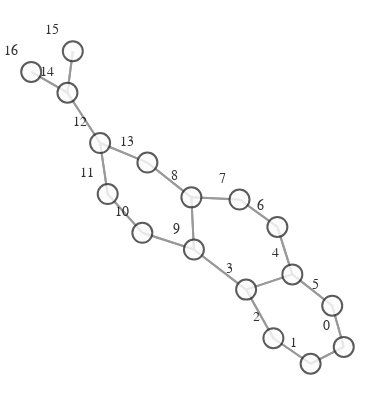

This figure's notebook cell:
### Code cell
def create_graph(graph):
    g = to_networkx(graph)
    pos = nx.spring_layout(g)
    vis = GraphVisualization(
        g, pos, node_text_position='top left', node_size=20,
    )
    fig = vis.create_figure()
    return fig

fig = create_graph(dataset[0])
fig.show()

### Figure 1 — Plotly figure (JSON) as saved in the notebook; plotly's stock layout.template omitted (floating-point values rounded to 4 significant figures)
{"data": [{"hoverinfo": "none", "line": {"color": "#808080", "width": 2}, "mode": "lines", "opacity": 0.8, "type": "scatter", "x": [0.8716, 0.6732, null, 0.8716, 0.8026, null, 0.6732, 0.8716, null, 0.6732, 0.4502, null, 0.4502, 0.6732, null, 0.4502, 0.2868, null, 0.2868, 0.4502, null, 0.2868, 0.5637, null, 0.2868, -0.02571, null, 0.5637, 0.2868, null, 0.5637, 0.8026, null, 0.5637, 0.474, null, 0.8026, 0.8716, null, 0.8026, 0.5637, null, 0.474, 0.5637, null, 0.474, 0.2472, null, 0.2472, 0.474, null, 0.2472, -0.04092, null, -0.04092, 0.2472, null, -0.04092, -0.02571, null, -0.04092, -0.3044, null, -0.02571, 0.2868, null, -0.02571, -0.04092, null, -0.02571, -0.3346, null, -0.3346, -0.02571, null, -0.3346, -0.5421, null, -0.5421, -0.3346, null, -0.5421, -0.5874, null, -0.5874, -0.5421, null, -0.5874, -0.3044, null, -0.5874, -0.7833, null, -0.3044, -0.04092, null, -0.3044, -0.5874, null, -0.7833, -0.5874, null, -0.7833, -0.751, null, -0.7833, -1, null, -0.751, -0.7833, null, -1, -0.7833, null], "y": [-0.7012, -0.7944, null, -0.7012, -0.4735, null, -0.7944, -0.7012, null, -0.7944, -0.6533, null, -0.6533, -0.7944, null, -0.6533, -0.3847, null, -0.3847, -0.6533, null, -0.3847, -0.3005, null, -0.3847, -0.1631, null, -0.3005, -0.3847, null, -0.3005, -0.4735, null, -0.3005, -0.03814, null, -0.4735, -0.7012, null, -0.4735, -0.3005, null, -0.03814, -0.3005, null, -0.03814, 0.1131, null, 0.1131, -0.03814, null, 0.1131, 0.1252, null, 0.1252, 0.1131, null, 0.1252, -0.1631, null, 0.1252, 0.3176, null, -0.1631, -0.3847, null, -0.1631, 0.1252, null, -0.1631, -0.07077, null, -0.07077, -0.1631, null, -0.07077, 0.1436, null, 0.1436, -0.07077, null, 0.1436, 0.4254, null, 0.4254, 0.1436, null, 0.4254, 0.3176, null, 0.4254, 0.7034, null, 0.3176, 0.1252, null, 0.3176, 0.4254, null, 0.7034, 0.4254, null, 0.7034, 0.9327, null, 0.7034, 0.8186, null, 0.9327, 0.7034, null, 0.8186, 0.7034, null]}, {"hoverinfo": "text", "marker": {"color": "#fcfcfc", "colorbar": {"thickness": 15, "title": {"side": "right", "text": ""}, "xanchor": "left"}, "colorscale": [[0, "rgb(255,255,217)"], [0.125, "rgb(237,248,177)"], [0.25, "rgb(199,233,180)"], [0.375, "rgb(127,205,187)"], [0.5, "rgb(65,182,196)"], [0.625, "rgb(29,145,192)"], [0.75, "rgb(34,94,168)"], [0.875, "rgb(37,52,148)"], [1, "rgb(8,29,88)"]], "line": {"color": "#333333", "width": 2}, "reversescale": false, "showscale": false, "size": 20}, "mode": "markers+text", "opacity": 0.8, "text": ["0", "1", "2", "3", "4", "5", "6", "7", "8", "9", "10", "11", "12", "13", "14", "15", "16"], "textfont": {"color": "#000000", "family": "Arial", "size": 14}, "textposition": "top left", "type": "scatter", "x": [0.8716, 0.6732, 0.4502, 0.2868, 0.5637, 0.8026, 0.474, 0.2472, -0.04092, -0.02571, -0.3346, -0.5421, -0.5874, -0.3044, -0.7833, -0.751, -1], "y": [-0.7012, -0.7944, -0.6533, -0.3847, -0.3005, -0.4735, -0.03814, 0.1131, 0.1252, -0.1631, -0.07077, 0.1436, 0.4254, 0.3176, 0.7034, 0.9327, 0.8186]}], "layout": {"autosize": false, "height": 400, "hovermode": "closest", "margin": {"b": 5, "l": 0, "r": 0, "t": 20}, "paper_bgcolor": "rgba(255,255,255,255)", "plot_bgcolor": "rgba(0,0,0,0)", "scene": {"xaxis": {"autorange": true, "showgrid": false, "showline": false, "showticklabels": false, "ticks": "", "visible": false, "zeroline": false}, "yaxis": {"autorange": true, "showgrid": false, "showline": false, "showticklabels": false, "ticks": "", "visible": false, "zeroline": false}, "zaxis": {"autorange": true, "showgrid": false, "showline": false, "showticklabels": false, "ticks": "", "visible": false, "zeroline": false}}, "showlegend": false, "title": {"font": {"size": 16}, "text": ""}, "width": 375, "xaxis": {"autorange": true, "showgrid": false, "showline": false, "showticklabels": false, "ticks": "", "visible": false, "zeroline": false}, "yaxis": {"autorange": true, "showgrid": false, "showline": false, "showticklabels": false, "ticks": "", "visible": false, "zeroline": false}}}
